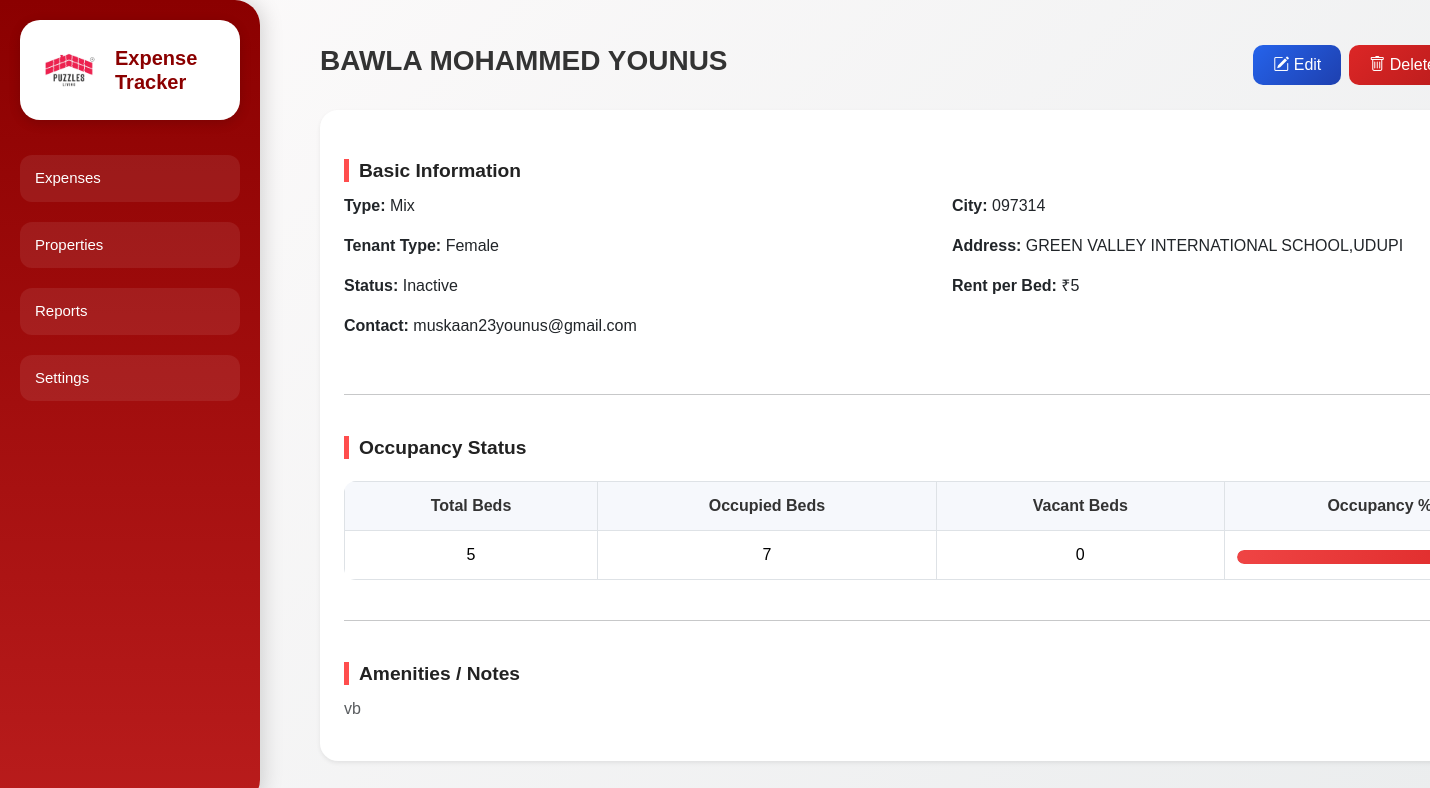
The page /expenses/properties/2/ on the database its author committed.
### expenses/models.py (models this page shows, shortened)
class Property(models.Model):
    PROPERTY_TYPES = (
        ('Student Living', 'Student Living'),
        ('Mix', 'Mix'),
        ('PG', 'PG'),
    )
    TENANT_TYPES = (
        ('Male', 'Male'),
        ('Female', 'Female'),
        ('Any', 'Any'),
    )
    STATUS_CHOICES = (
        ('Live', 'Live'),
        ('Inactive', 'Inactive'),
    )
    name = models.CharField(max_length=200)
    type = models.CharField(max_length=50, choices=PROPERTY_TYPES)
    tenant_type = models.CharField(max_length=20, choices=TENANT_TYPES)
    status = models.CharField(max_length=20, choices=STATUS_CHOICES)
    address = models.TextField()
    city = models.CharField(max_length=100)
    contact = models.CharField(max_length=100, blank=True, null=True)
    total_beds = models.PositiveIntegerField(default=0)
    occupied_beds = models.PositiveIntegerField(default=0)
    rent_per_bed = models.PositiveIntegerField(default=0, blank=True, null=True)
    amenities = models.TextField(blank=True, null=True)
    created_at = models.DateTimeField(auto_now_add=True)
    @property
    def vacant_beds(self):
        return self.total_beds - self.occupied_beds if self.total_beds >= self.occupied_beds else 0
    @property
    def occupancy_percent(self):
        if self.total_beds == 0:
            return 0
        return round((self.occupied_beds / self.total_beds) * 100)

### expenses/views.py (the view)
# urls.py: path('properties/<int:id>/', views.property_detail, name='property_detail'),
def property_detail(request, id):
    property_obj = get_object_or_404(Property, id=id)
    return render(request, 'expenses/property_detail.html', {
        'property': property_obj
    })

### expenses/templates/expenses/property_detail.html (shortened to what this page needs)
{% load static %}
<!DOCTYPE html>
<html lang="en">
<head>
    <link rel="stylesheet" href="https://cdn.jsdelivr.net/npm/bootstrap@5.3.3/dist/css/bootstrap.min.css">
    <link rel="stylesheet" href="https://cdn.jsdelivr.net/npm/bootstrap-icons@1.11.3/font/bootstrap-icons.css">
    <link rel="stylesheet" href="{% static 'expenses/css/sidebar.css' %}">
    <link rel="stylesheet" href="{% static 'expenses/css/property_details.css' %}">
</head>
<body>
    {% include 'expenses/sidebar.html' %}
    <div class="main-content container py-4">
        <div class="d-flex justify-content-between align-items-center mb-4">
            <h3 class="fw-bold">{{ property.name }}</h3>
            <div class="d-flex gap-2">
                <a href="{% url 'edit_property' property.id %}" class="btn btn-primary">
                    <i class="bi bi-pencil-square"></i> Edit
                </a>
                <a href="{% url 'delete_property' property.id %}" class="btn btn-danger">
                    <i class="bi bi-trash"></i> Delete
                </a>
            </div>
        </div>
        <div class="card p-4 shadow-sm property-detail-card">
            <h5 class="section-title">Basic Information</h5>
            <div class="row mb-4">
                <div class="col-md-6">
                    <p><strong>Type:</strong> {{ property.type }}</p>
                    <p><strong>Tenant Type:</strong> {{ property.tenant_type }}</p>
                    <p><strong>Status:</strong> {{ property.status }}</p>
                    <p><strong>Contact:</strong> {{ property.contact|default:"N/A" }}</p>
                </div>
                <div class="col-md-6">
                    <p><strong>City:</strong> {{ property.city }}</p>
                    <p><strong>Address:</strong> {{ property.address }}</p>
                    <p><strong>Rent per Bed:</strong> ₹{{ property.rent_per_bed }}</p>
                </div>
            </div>
            <hr>
            <h5 class="section-title">Occupancy Status</h5>
            <table class="table table-bordered occupancy-table mb-4">
                <thead>
                    <tr>
                        <th>Total Beds</th>
                        <th>Occupied Beds</th>
                        <th>Vacant Beds</th>
                        <th>Occupancy %</th>
                    </tr>
                </thead>
                <tbody>
                    <tr>
                        <td>{{ property.total_beds }}</td>
                        <td>{{ property.occupied_beds }}</td>
                        <td>{{ property.vacant_beds }}</td>
                        <td>
                            <div class="progress occupancy-bar" data-occupancy="{{ property.occupancy_percent }}">
                                <div class="progress-fill"></div>
                            </div>
                        </td>
                    </tr>
                </tbody>
            </table>
            <hr>
            <h5 class="section-title">Amenities / Notes</h5>
            <p class="text-muted">
                {% if property.amenities %}
                    {{ property.amenities }}
                {% else %}
                    No amenities added.
                {% endif %}
            </p>
        </div>
    </div>
</body>
</html>

### static/expenses/css/sidebar.css (style rules this page uses)
.main-content, .content, .page-content, .report-container { margin-left: 260px !important; padding: 40px; }

### static/expenses/css/property_details.css (style rules this page uses)
body { background: linear-gradient(135deg, #fdfbfb, #ebedee); font-family: 'Poppins', sans-serif; color: #333; margin: 0; padding: 20px; }
.property-detail-card { border-radius: 18px; background: #ffffff; box-shadow: 0 8px 20px rgba(0, 0, 0, 0.08); border: none; padding: 25px; transition: transform 0.2s ease, box-shadow 0.2s ease; }
.section-title { font-weight: 600; margin-top: 25px; margin-bottom: 12px; color: #222; font-size: 1.2rem; border-left: 5px solid #ff4d4d; padding-left: 10px; }
.occupancy-table { width: 100%; border-collapse: collapse; border-radius: 12px; overflow: hidden; margin-top: 10px; }
.occupancy-table th, .occupancy-table td { padding: 12px; text-align: center; vertical-align: middle; }
.occupancy-table th { background-color: #f6f8fc; font-weight: 600; color: #333; }
.occupancy-bar { height: 14px; border-radius: 7px; background: #e9ecef; overflow: hidden; margin-top: 5px; }
.progress-fill { height: 100%; background: linear-gradient(90deg, #ef4444, #dc2626); border-radius: 7px; width: 0; transition: width 1s ease; }
.btn-primary { background: linear-gradient(135deg, #2563eb, #1e40af); color: #fff; border: none; border-radius: 10px; padding: 8px 20px; font-weight: 500; transition: all 0.3s ease; }
.btn-danger { background: linear-gradient(135deg, #dc2626, #b91c1c); color: #fff; border: none; border-radius: 10px; padding: 8px 20px; font-weight: 500; transition: all 0.3s ease; }

### rows shown on the page
Property: name "BAWLA MOHAMMED YOUNUS", type "Mix", tenant_type "Female", status "Inactive", contact "muskaan23younus@gmail.com", city "097314", address "GREEN VALLEY INTERNATIONAL SCHOOL,UDUPI", rent_per_bed "5", total_beds "5", occupied_beds "7", vacant_beds "0", amenities "vb"
